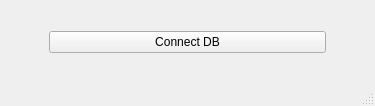
<?xml version="1.0" encoding="UTF-8"?>
<ui version="4.0">
 <class>MainWindow</class>
 <widget class="QMainWindow" name="MainWindow">
  <property name="geometry">
   <rect>
    <x>0</x>
    <y>0</y>
    <width>375</width>
    <height>106</height>
   </rect>
  </property>
  <property name="maximumSize">
   <size>
    <width>400</width>
    <height>400</height>
   </size>
  </property>
  <property name="windowTitle">
   <string>Test window</string>
  </property>
  <widget class="QWidget" name="centralwidget">
   <layout class="QGridLayout" name="gridLayout">
    <item row="0" column="0">
     <spacer name="horizontalSpacer">
      <property name="orientation">
       <enum>Qt::Horizontal</enum>
      </property>
      <property name="sizeType">
       <enum>QSizePolicy::Minimum</enum>
      </property>
      <property name="sizeHint" stdset="0">
       <size>
        <width>40</width>
        <height>20</height>
       </size>
      </property>
     </spacer>
    </item>
    <item row="0" column="1">
     <widget class="QPushButton" name="btn_open_DB_Connect_window">
      <property name="text">
       <string>Connect DB</string>
      </property>
     </widget>
    </item>
    <item row="0" column="2">
     <spacer name="horizontalSpacer_2">
      <property name="orientation">
       <enum>Qt::Horizontal</enum>
      </property>
      <property name="sizeType">
       <enum>QSizePolicy::Minimum</enum>
      </property>
      <property name="sizeHint" stdset="0">
       <size>
        <width>40</width>
        <height>20</height>
       </size>
      </property>
     </spacer>
    </item>
   </layout>
  </widget>
  <widget class="QMenuBar" name="menubar">
   <property name="geometry">
    <rect>
     <x>0</x>
     <y>0</y>
     <width>375</width>
     <height>21</height>
    </rect>
   </property>
  </widget>
  <widget class="QStatusBar" name="statusbar"/>
 </widget>
 <resources/>
 <connections/>
</ui>
